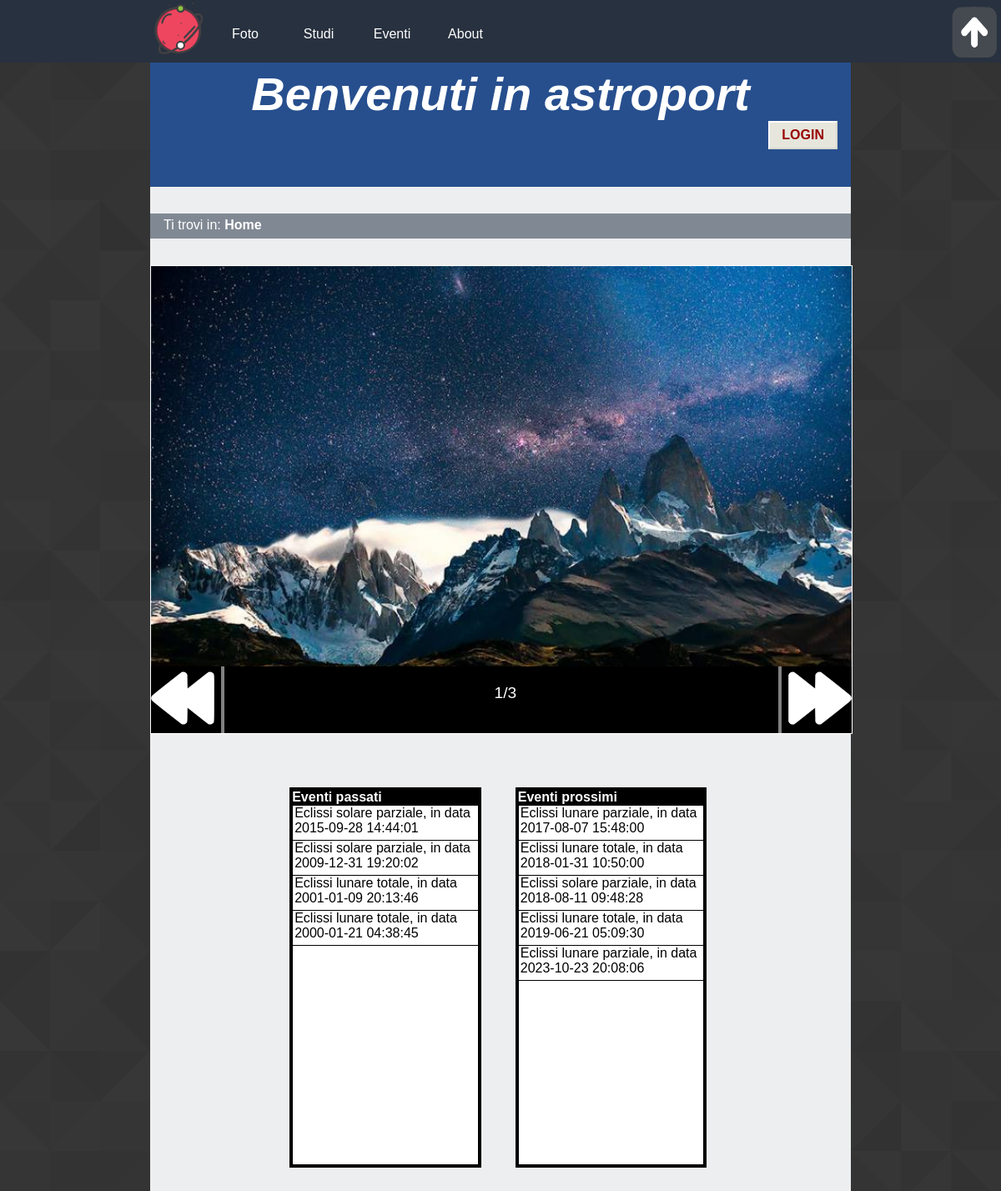
The page / on the database its author committed.
### tables this page shows
CREATE TABLE `avvenimenti` (
  `idavvenimento` int(11) NOT NULL,
  `tipo` varchar(40) NOT NULL,
  `inizio` datetime NOT NULL,
  `fine` datetime DEFAULT NULL
);

### backend/connessione.php (called while the page is built, shortened)
<?php
   $errore_DB=FALSE;
?>

### index.php (the view, shortened to what this page needs)
<?php
    include "backend/connessione.php";
    echo file_get_contents("parti/index0.html");
    if(!isset($_SESSION['usermail'])) echo file_get_contents("parti/headernonloggato.html");
    else echo file_get_contents("parti/headerloggato.html");
    echo file_get_contents("parti/slideshow.html");
  if($errore_DB==FALSE){
    $imm_query="SELECT *  FROM foto JOIN fotobyrank ON foto.idfoto=fotobyrank.idfoto ORDER BY rank DESC LIMIT 3";
    if(!$result=$connessione->query($imm_query)){
      echo '<p>Abbiamo riscontrato dei problemi nel visualizzare le foto.</p>';
	  }else if(!$connessione->connect_errno){
		 if($result->num_rows>0){
      while($row=$result->fetch_array(MYSQLI_ASSOC)){
        echo '<img src="'.$row['immagine'].'" class="imgslide" alt="'.$row['didascalia'].'" />';
      }
		}
	}
}else echo '<p>'.$msg_errore_DB.'</p>';
	$datetime_now=date("Y-m-d H:i:s");
  echo file_get_contents("parti/index1.html");
if($errore_DB==FALSE){
  if(!$result=$connessione->query("SELECT * FROM avvenimenti WHERE fine<'$datetime_now' ORDER BY fine DESC LIMIT 5")){
       echo '<p>Abbiamo riscontrato dei problemi nel visualizzare gli eventi passati.</p>';
  }else{
    if($result->num_rows>0){
      while($row=$result->fetch_array(MYSQLI_ASSOC)){
        echo "<p>".$row['tipo'].", in data ".$row['inizio']."</p>";
      }
    }
  }
}else echo '<p>'.$msg_errore_DB.'</p>';
  echo file_get_contents("parti/index2.html");
if($errore_DB==FALSE){
  if(!$result=$connessione->query("SELECT * FROM avvenimenti WHERE fine>'$datetime_now'ORDER BY inizio LIMIT 5")){
      echo '<p>Abbiamo riscontrato dei problemi nel visualizzare gli eventi futuri.</p>';
	}else{
		if($result->num_rows>0){
			while($row=$result->fetch_array(MYSQLI_ASSOC)){
				echo "<p>".$row['tipo'].", in data ".$row['inizio']."</p>";
			}
		}
	}
}else echo '<p>'.$msg_errore_DB.'</p>';
  echo file_get_contents("parti/index3.html");
?>

### style/desktop_style.css (style rules this page uses)
* { padding: 0em; margin: 0em; }
html { height:100%; min-height: 100%; }
@media screen and (min-width: 921px) { body { font-family: Verdana, Helvetica, Georgia, sans-serif; max-width: 70%; min-width: 46.875em; margin-left: auto; margin-right: auto; height:100%; min-height: 100%; color: #000000; background-image: url("images/as.png"); } }
@media screen and (min-width: 921px) { a img { border:0; } }
@media screen and (min-width: 921px) { #content { background-color: #edeeef; min-height:100%; padding-bottom: 9.375em; } }
@media screen and (min-width: 921px) { #logo_home { float: left; width: 4.375em; height: 4.375em; margin-left: 15%; } }
@media screen and (min-width: 921px) { #content_menu { width: 70%; } }
@media screen and (min-width: 921px) { #menu { background-color: #28313f; position: fixed; left: 0; min-width: 46em; width: 100%; height: 4.6875em; z-index: 2; } }
@media screen and (min-width: 921px) { #content_menu { margin-left: 15%; } }
@media screen and (min-width: 921px) { #content_menu a { float: left; color: white; background-color: #28313f; padding: 1em; border: 0px solid black; height: 1.25em; width: 3.5em; text-align: center; text-decoration: none; display: inline-block; font-size: 1em; margin-top:1em; -ms-transition: 0.3s; -webkit-transition:0.3s; -moz-transition: 0.3s; transition: 0.3s; } }
@media screen and (min-width: 921px) { #tornasu { position: absolute; margin-top: 0.5em; right: 0; width: 4em; height: 4em; } }
@media screen and (min-width: 921px) { #header { background-color: #274f8e; clear: both; min-width: 46em; margin-left: auto; margin-right: auto; padding-top: 5em; height: 9em; } }
@media screen and (min-width: 921px) { #header h1 { font-size: 3.5em; } }
@media screen and (min-width: 921px) { #eventi { margin-top: 2em; margin-left: auto; margin-right: auto; width: 70%; height: 30em; } }
@media screen and (min-width: 921px) { .contorno { width: 38%; height: 28.125em; padding:0.1875em; color:white; background-color:black; margin-top: 2em; margin-bottom: 1em; margin-left: 7%; float: left; } }
@media screen and (min-width: 921px) { #eventi_pre, #eventi_next { background-color: #fff; border: 1px solid black; height: 26.875em; max-width:99%; overflow-y:auto; padding-right: 0.125em; color:black; } }
@media screen and (min-width: 921px) { #content #eventi_pre p, #content #eventi_next p { text-align: left; padding-bottom: 5px; padding-left: 2px; border-bottom: 1px solid black; padding-top: 0px; margin-left: 0; margin-right: 0; width:100%; } }
#header h1 { color: white; font-style: italic; text-align: center; }
#breadcrumb { background-color: #808893; width: 100%; margin-top: 2em; height: 1.875em; }
#content #breadcrumb p { width: 100%; color:white; margin-left: 0; margin-right: 0; padding-left: 1em; padding-top: 0.3em; }
.slideshow { width: 80%; position:relative; border: 1px solid white; margin-top: 2em; margin-left: auto; margin-right: auto; height: 35em; }
.imgslide { width: 100%; height: 90%; z-index: 0; display:none; }
.arrowbar { position:absolute; bottom:0; background-color:black; width:100%; height:5em; }
#slidebuttonleft { z-index: 0; position:absolute; width:10%; height:100%; border-color:white; cursor:pointer; border-right: 4px solid gray; }
#slidebuttonleft img { z-index: 0; position:absolute; width:90%; height:95%; }
#slidebuttonright { z-index: 0; position:absolute; right:0; width:10%; height:100%; border-color:white; cursor:pointer; border-left: 4px solid gray; }
#slidebuttonright img { z-index: 0; position:absolute; right:0; width:90%; height:95%; }
#number { font-size:1.2em; padding-top:1.1em; padding-bottom:1.1em; position:absolute; left:49%; right:49%; color:white; }
#button_reg, #log_b, #button_login button, #comment { background: #e6e6dc; font-size: 1em; color: #900; padding: 6px 14px; border-width: 2px; border-style: solid; border-color: #fff #d8d8d0 #d8d8d0 #fff; text-decoration: none; text-transform: uppercase; font-weight: bold; }
#button_login button { float: right; margin-right: 1em; margin-bottom: 2em; }
#content p { padding-top: 1.5em; width:70%; margin-left: auto; margin-right: auto; }
@media screen and (max-width: 1400px) { .slideshow { width: 100%; } }

### rows shown on the page
avvenimenti: tipo "Eclissi solare parziale", inizio "2015-09-28 14:44:01"
avvenimenti: tipo "Eclissi solare parziale", inizio "2009-12-31 19:20:02"
avvenimenti: tipo "Eclissi lunare totale", inizio "2001-01-09 20:13:46"
avvenimenti: tipo "Eclissi lunare totale", inizio "2000-01-21 04:38:45"
avvenimenti: tipo "Eclissi lunare parziale", inizio "2017-08-07 15:48:00"
avvenimenti: tipo "Eclissi lunare totale", inizio "2018-01-31 10:50:00"
avvenimenti: tipo "Eclissi solare parziale", inizio "2018-08-11 09:48:28"
avvenimenti: tipo "Eclissi lunare totale", inizio "2019-06-21 05:09:30"
avvenimenti: tipo "Eclissi lunare parziale", inizio "2023-10-23 20:08:06"

### other values the page prints
file_get_contents("parti/index0.html") "Foto Studi Eventi About Benvenuti in astroport"
file_get_contents("parti/headernonloggato.html") "LOGIN"
file_get_contents("parti/slideshow.html") "Ti trovi in: Home"
file_get_contents("parti/index2.html") "Eventi prossimi"
